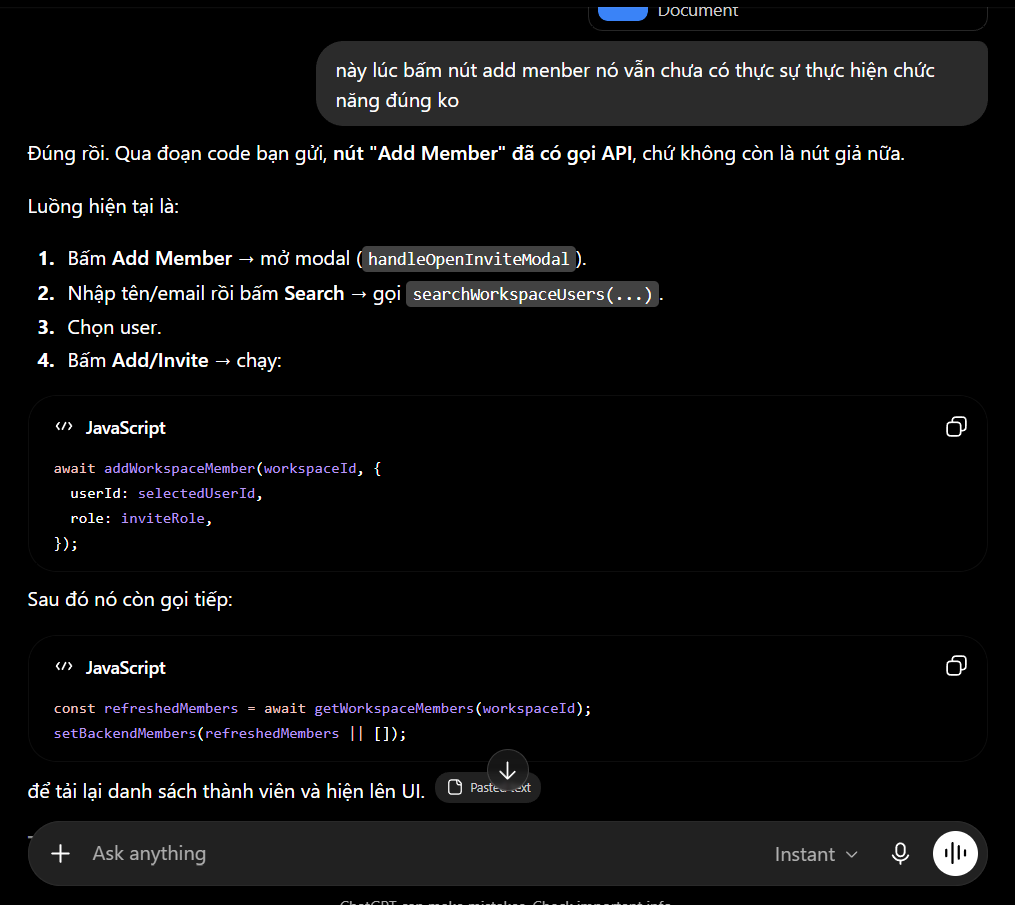
#> input picture tmp/pdfs/ai_logs/Minh Hoàng/Screenshot 2026-07-04 121435.png, 1015 x 905 px; its folder holds only this picture in this run
$ python make_contact_sheets.py
#> lines starting #> are read from the running program, lines starting #| are printed output that depends on the picture
from pathlib import Path
from PIL import Image, ImageDraw, ImageFont

ROOT = Path(__file__).resolve().parents[2]
SETS = {
    "ai_logs": ROOT / "tmp" / "pdfs" / "ai_logs",
    "app_screens": ROOT / "tmp" / "pdfs" / "app_screens",
}
OUT = ROOT / "tmp" / "pdfs"

font = ImageFont.truetype("C:/Windows/Fonts/arial.ttf", 22)
small = ImageFont.truetype("C:/Windows/Fonts/arial.ttf", 15)

for name, folder in SETS.items():
    files = sorted(folder.rglob("*.png"))
    thumb_w, thumb_h = 520, 300
    canvas = Image.new("RGB", (1100, ((len(files) + 1) // 2) * 360 + 60), "white")
#> canvas: PIL image 1100x420 RGB; every value is 255
    draw = ImageDraw.Draw(canvas)
    draw.text((24, 16), name.replace("_", " ").title(), fill="#172554", font=font)
    for i, path in enumerate(files):
        x = 24 + (i % 2) * 540
        y = 58 + (i // 2) * 360
        image = Image.open(path).convert("RGB")
        image.thumbnail((thumb_w, thumb_h))
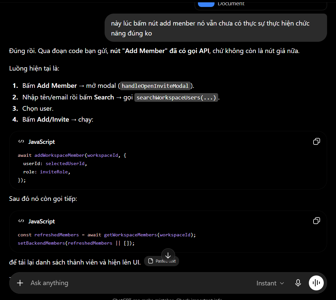
#> image: PIL image 336x300 RGB; mean R, G, B 12.5, 12.3, 12.9
        canvas.paste(image, (x + (thumb_w - image.width) // 2, y))
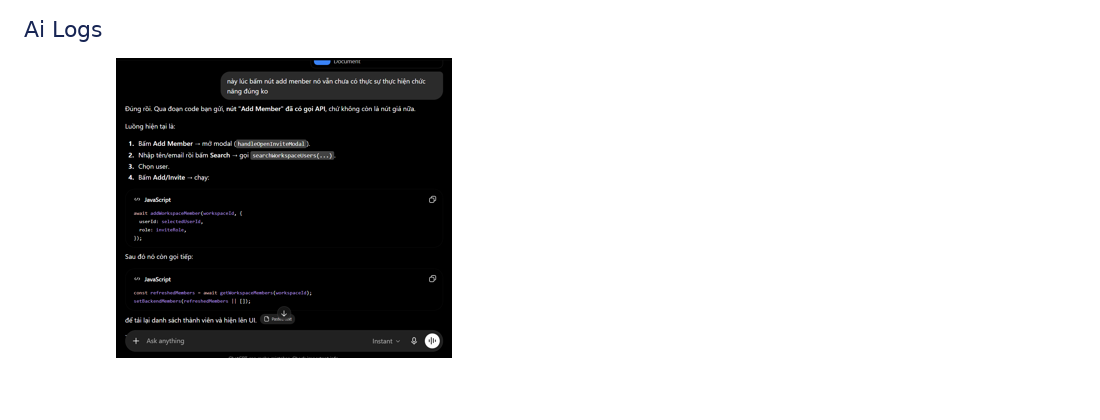
#> canvas: PIL image 1100x420 RGB; mean R, G, B 201.9, 201.9, 202
        draw.text((x, y + 308), path.name[:62], fill="#111827", font=small)
        draw.text((x, y + 330), f"{Image.open(path).size[0]} x {Image.open(path).size[1]}", fill="#64748b", font=small)
    canvas.save(OUT / f"{name}_contact_sheet.png", quality=92)
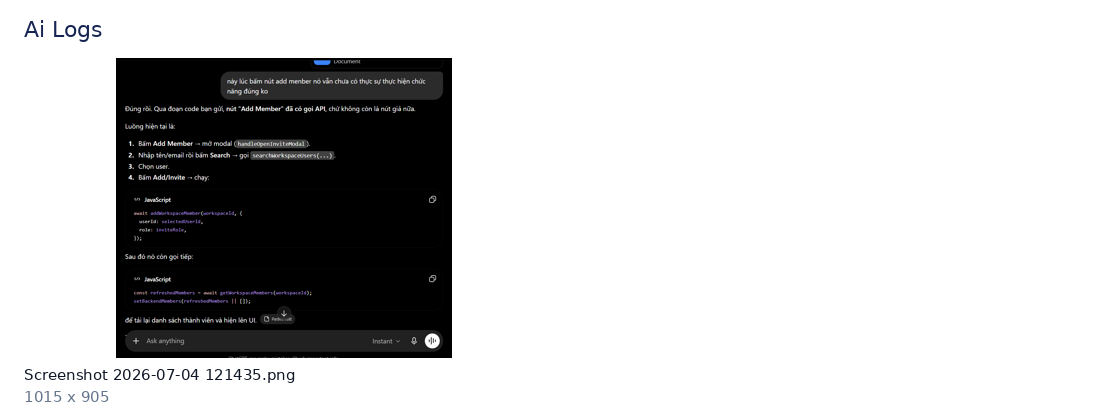
#> saved as ai_logs_contact_sheet.png: PIL image 1100x420 RGB; mean R, G, B 201.4, 201.4, 201.6
